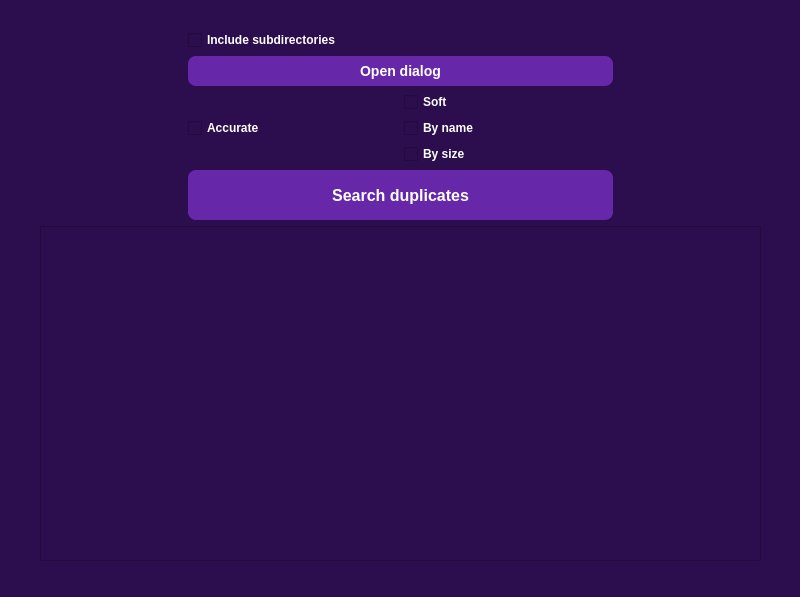
<?xml version="1.0" encoding="UTF-8"?>
<ui version="4.0">
 <class>MainWindow</class>
 <widget class="QMainWindow" name="MainWindow">
  <property name="geometry">
   <rect>
    <x>0</x>
    <y>0</y>
    <width>800</width>
    <height>597</height>
   </rect>
  </property>
  <property name="windowTitle">
   <string>FDF - Found duplicate files</string>
  </property>
  <property name="styleSheet">
   <string notr="true">background: #2C0E4E;
color: white;
font-weight: bold;</string>
  </property>
  <widget class="QWidget" name="centralwidget">
   <widget class="QWidget" name="">
    <property name="geometry">
     <rect>
      <x>40</x>
      <y>30</y>
      <width>721</width>
      <height>531</height>
     </rect>
    </property>
    <layout class="QGridLayout" name="gridLayout">
     <item row="3" column="0" rowspan="2" colspan="5">
      <widget class="QTableView" name="tableView"/>
     </item>
     <item row="1" column="1" colspan="3">
      <layout class="QHBoxLayout" name="horizontalLayout">
       <item>
        <widget class="QCheckBox" name="checkBox_2">
         <property name="text">
          <string>Accurate</string>
         </property>
        </widget>
       </item>
       <item>
        <layout class="QVBoxLayout" name="verticalLayout_2">
         <item>
          <widget class="QCheckBox" name="checkBox_3">
           <property name="text">
            <string>Soft</string>
           </property>
          </widget>
         </item>
         <item>
          <widget class="QCheckBox" name="checkBox_4">
           <property name="text">
            <string>By name</string>
           </property>
          </widget>
         </item>
         <item>
          <widget class="QCheckBox" name="checkBox_5">
           <property name="text">
            <string>By size</string>
           </property>
          </widget>
         </item>
        </layout>
       </item>
      </layout>
     </item>
     <item row="0" column="1" colspan="3">
      <layout class="QVBoxLayout" name="verticalLayout">
       <item>
        <widget class="QCheckBox" name="checkBox">
         <property name="text">
          <string>Include subdirectories</string>
         </property>
        </widget>
       </item>
       <item>
        <widget class="QPushButton" name="pushButton_2">
         <property name="sizePolicy">
          <sizepolicy hsizetype="Ignored" vsizetype="Fixed">
           <horstretch>0</horstretch>
           <verstretch>0</verstretch>
          </sizepolicy>
         </property>
         <property name="styleSheet">
          <string notr="true">border-radius: 8px;
height: 30px;
background-color: #6627A9;
font-size: 14px;</string>
         </property>
         <property name="text">
          <string>Open dialog</string>
         </property>
        </widget>
       </item>
      </layout>
     </item>
     <item row="2" column="1" colspan="3">
      <widget class="QPushButton" name="pushButton">
       <property name="maximumSize">
        <size>
         <width>729</width>
         <height>16777215</height>
        </size>
       </property>
       <property name="styleSheet">
        <string notr="true">border-radius: 8px;
height: 50px;
background-color: #6627A9;
font-size: 16px;
</string>
       </property>
       <property name="text">
        <string>Search duplicates</string>
       </property>
      </widget>
     </item>
    </layout>
   </widget>
  </widget>
 </widget>
 <resources/>
 <connections/>
</ui>
